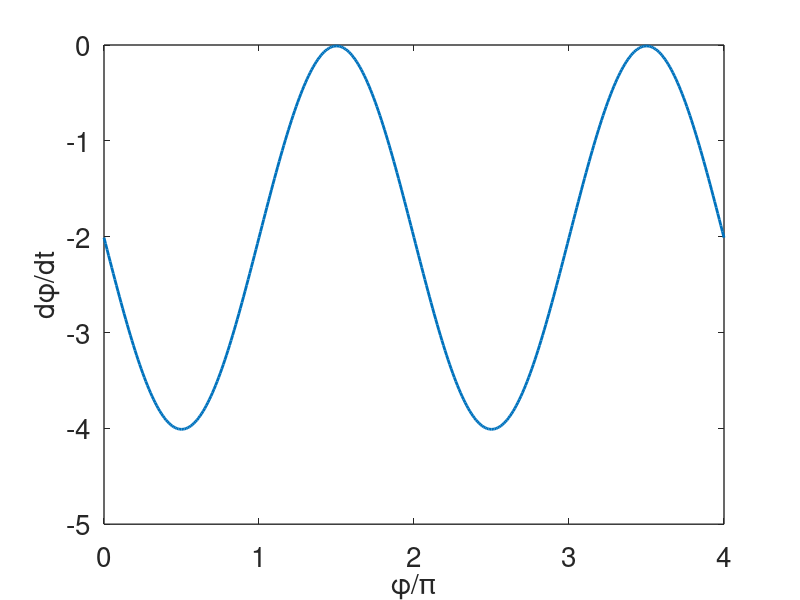

This chart was generated by the following MATLAB code: (Note: this script raises an error after producing the figure.)

function phase_splitting
global eps
set(0,                           ...
   'defaultaxesfontsize', 20,   ...
   'defaultaxeslinewidth', 1.0, ...
   'defaultlinelinewidth', 1.2, ...
   'defaultpatchlinewidth', 0.7);

%parameters

eps = 0.01;

phi = [0:.01:4]*pi;

rhs = -2-eps-2*sin(phi);
figure(1)
plot(phi/pi,rhs,'linewidth',2)
xlabel('\phi/\pi','fontsize',20)
ylabel('d\phi/dt','fontsize',20)
tstep = 0.01; % integration step size
t_end =100; % length of  interval
tspan = [0:tstep:t_end];

 % initial data for integration
 s = 0;
   
[T,S] = ode15s(@deRHS,tspan,s); 

figure(2)
plot(T,S/pi,'linewidth',2)
xlabel('time','fontsize',20)
ylabel('\phi/\pi','fontsize',20)

function s_prime=deRHS(t,s)  % right hand side for ode system
 global  eps
F = -2-eps-2*sin(s)
s_prime = F;
